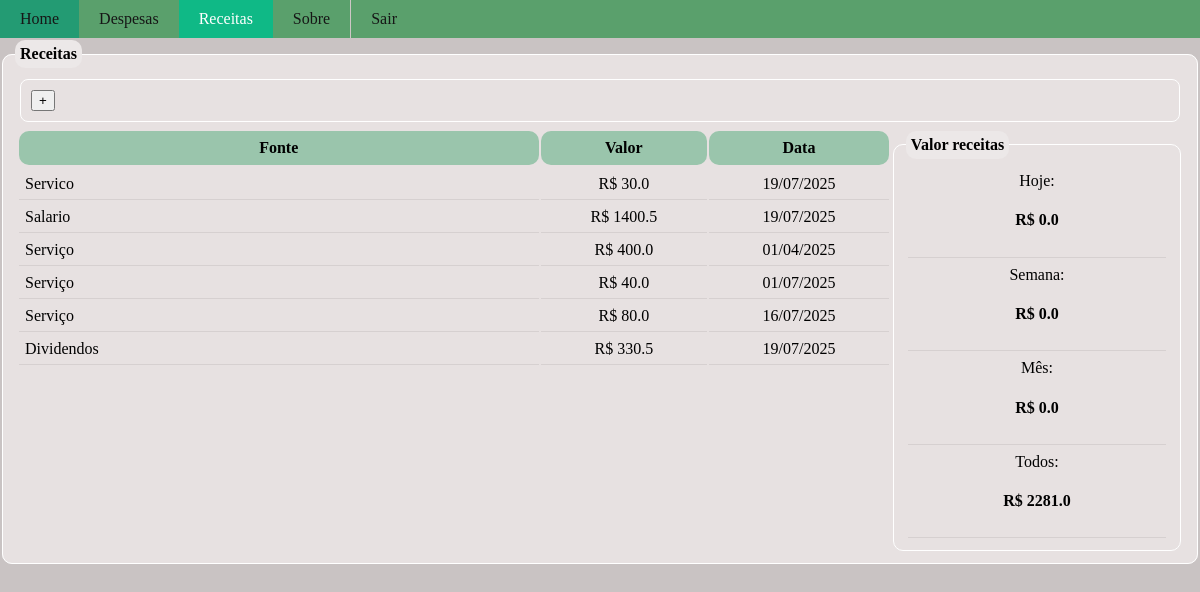
The page /receitas (signed in) on the database its author committed.
### site_flask/models.py (models this page shows)
class Receita(db.Model):
    id = db.Column(db.Integer,primary_key=True)
    fonte = db.Column(db.String,nullable=False)
    valor = db.Column(db.Float,nullable=False)
    data = db.Column(db.String,default=datetime.strftime(datetime.now(),'%d/%m/%Y'))
    id_usuario = db.Column(db.Integer,db.ForeignKey('usuario.id'),nullable=False)

### site_flask/routes.py (the view)
@app.route("/receitas", methods=['GET','POST'])
@login_required
def receitas():
    receitas = Receita.query.filter_by(id_usuario=int(current_user.id)).all()
    rm  = receitas_manager.ReceitaManager(receitas)
    vd = rm.valor_hoje()
    vs = rm.valor_semana()
    vm = rm.valor_mes()
    vt = rm.valor_total()
    vr = {'vd':vd,'vs':vs,'vm':vm,'vt':vt}
    return render_template("receitas.html",receitas=receitas,vr=vr)

### site_flask/models.py (called while the page is built)
@login_manager.user_loader
def load_usuario(id):
    return Usuario.query.get(int(id))

### site_flask/receitas_manager.py (called while the page is built)
      def valor_periodo(self,di,df):
          l = []
          di = datetime.strptime(di,'%d/%m/%Y')
          df = datetime.strptime(df,'%d/%m/%Y')
          valor =0.0
          for r in self.lista:
              data = datetime.strptime(r.data,'%d/%m/%Y')
              if data>=di and data<=df:
                 valor+=r.valor
          return valor

      def valor_hoje(self):
          return self.valor_periodo(util.today(),util.today())

      def valor_semana(self):
          return self.valor_periodo(util.first_day_week(),util.today())

      def valor_mes(self):
          return round(self.valor_periodo(util.first_day_mes(),util.today()),2)

      def valor_total(self):
          return round(float(self.valor_periodo('01/01/2025',util.today())),2)

### site_flask/util.py (called while the page is built)
def today():
    return datetime.strftime(datetime.today(),'%d/%m/%Y')

def first_day_week():
    d = datetime.today().day
    m = datetime.today().month
    y = datetime.today().year
    calendar.setfirstweekday(calendar.SUNDAY)
    c = calendar.monthcalendar(y,m)
    pds = 0
    for w in c:
        if d in w:
            pds = w[0]
    return "{}/{}/{}".format(pds,m,y)

def first_day_mes():
     mes = datetime.strftime(datetime.now(),'%m')
     ano = datetime.strftime(datetime.now(),'%Y')
     di = str('01/{}/{}'.format(mes,ano))
     return di

### site_flask/templates/receitas.html (shortened to what this page needs)
{% extends "home.html" %}
{% block body %}
<ul>
    <li><a href="home">Home</a></li>
    <li><a href="gastos">Despesas</a></li>
    <li><a href="receitas" class="active">Receitas</a></li>
    <li><a href="sobre">Sobre</a></li>
    <li><a href="logout">Sair</a></li>
</ul>
<fieldset>
    <legend>Receitas</legend>
    <div class="vbox">
    <div class="acoes"> <form action="addreceita"><button type="submit">+</button></form></div>
    <div class="hbox">
    <div class="table-div">
    <table><tr><th>Fonte</th><th>Valor</th><th>Data</th><tr>
    {% for r in receitas %}
    <tr><td style="text-align: left; width: 60%;">{{r.fonte}}</td><td>R$ {{r.valor}}</td><td>{{r.data}}</td></tr>
    {% endfor %}
</table>
</div>
<fieldset style="width: 30%;">
    <legend>Valor receitas</legend>
    <table><tr><td>Hoje:<h4> R$ {{vr['vd']}}</h4></td></tr>
        <tr><td>Semana: <h4>R$ {{vr['vs']}}</h4></td></tr>
        <tr><td>Mês: <h4>R$ {{vr['vm']}}</h4></td></tr>
        <tr><td>Todos: <h4> R$ {{vr['vt']}}</h4></td></tr>
    </table>
</fieldset>
</div>
</div>
</fieldset>
{% endblock %}

### site_flask/static/style.css (style rules this page uses)
button { margin: 5px; }
ul { list-style-type: none; margin: 0px; padding: 0px; width: 100%; overflow: hidden; background-color: rgb(90, 160, 108); }
li { float: left; }
li:last-child { border-right: none; border-left: 1px solid rgb(206, 198, 198); }
li a { display: block; color: #161616; text-decoration: none; text-align: left; padding: 10px 20px; }
.active { background-color: #0fb986; color: white; }
legend { font-weight: bold; border-radius: 10px; padding: 5px; background-color: rgb(236, 232, 232); }
fieldset { border-radius: 10px; border: none; justify-items: left; display: flex; flex-direction: column; margin-top: 2px; border: solid 1px #ffffff; background-color: rgb(231, 225, 225); }
table { width: 100%; margin:0px; }
th { background-color: rgb(154, 197, 172); font-weight: bold; margin: 0px; padding: 8px; border-radius: 10px; text-align: center; }
tr,td { background-color: transparent; margin: 0px; padding: 6px; border-bottom: solid 1px rgb(214, 208, 208); max-height: 30px; text-align: center; }
.hbox { padding: 2px; display: flex; flex-direction: row; justify-content: left; }
.table-div { height: 350px; width: 100%; overflow-x: scroll; overflow-y: scroll; }
.acoes { border: solid 1px #ffffff; margin: 5px; border-radius: 8px; padding: 5px; display: flex; flex-direction: row; justify-content: left; }
.vbox { display: flex; flex-direction: column; }

### rows shown on the page
Receita: fonte "Servico", valor "30.0", data "19/07/2025"
Receita: fonte "Salario", valor "1400.5", data "19/07/2025"
Receita: fonte "Serviço", valor "400.0", data "01/04/2025"
Receita: fonte "Serviço", valor "40.0", data "01/07/2025"
Receita: fonte "Serviço", valor "80.0", data "16/07/2025"
Receita: fonte "Dividendos", valor "330.5", data "19/07/2025"

### other values the page prints
{{ vr['vd'] }} "0.0"
{{ vr['vs'] }} "0.0"
{{ vr['vm'] }} "0.0"
{{ vr['vt'] }} "2281.0"
